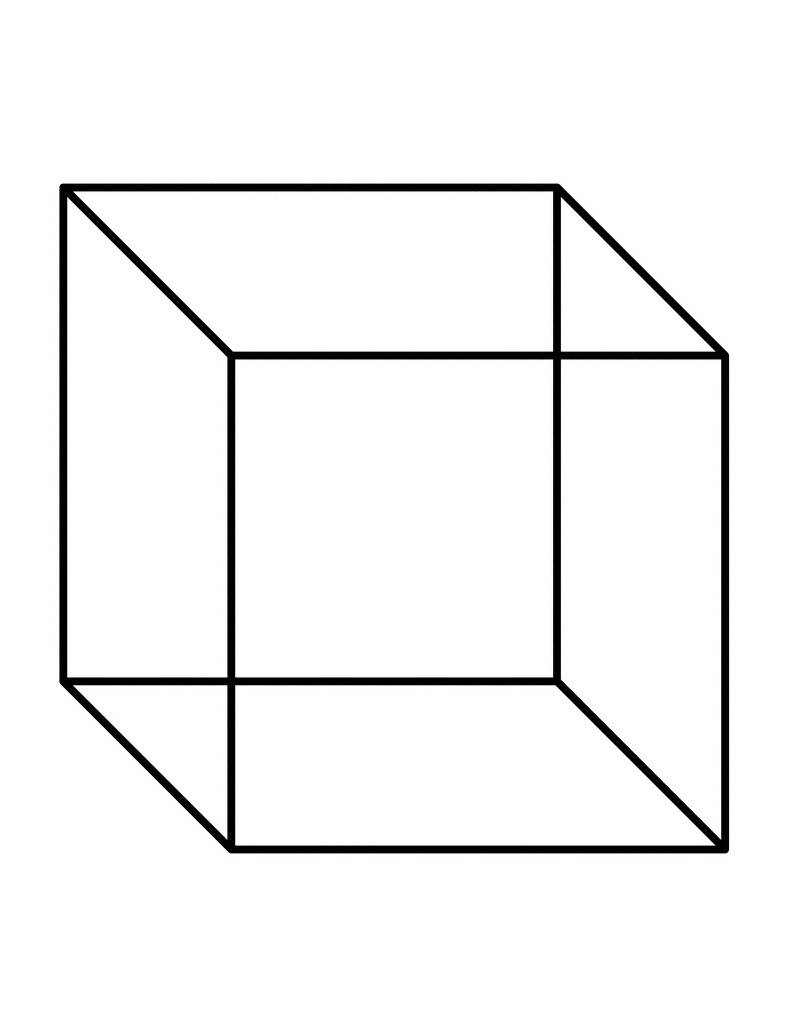
#> input picture data/1.jpg, 791 x 1024 px, found by its file name; its folder holds only this picture in this run
$ python HarrisCornerDetector.py
#> lines starting #> are read from the running program, lines starting #| are printed output that depends on the picture
import os
import numpy as np
import cv2
import matplotlib.pyplot as plt

def filter2D(image, kernel):
    # Ensure the kernel has odd dimensions
    assert kernel.shape[0] % 2 == 1 and kernel.shape[1] % 2 == 1, "Kernel dimensions must be odd"

    # Pad the image with zeros to handle borders
    padded_image = np.pad(image, ((1, 1), (1, 1)), mode='constant')

    # Compute convolution
    filtered_image = np.zeros_like(image)
    for i in range(image.shape[0]):
        for j in range(image.shape[1]):
            patch = padded_image[i:i+kernel.shape[0], j:j+kernel.shape[1]]
            filtered_image[i, j] = np.sum(patch * kernel)

    return filtered_image

def gaussian_blur(image, kernel_size=3, sigma=1.0):
    # Create Gaussian kernel
    x, y = np.meshgrid(np.arange(kernel_size), np.arange(kernel_size))
    kernel = np.exp(-0.5 * (np.square(x - kernel_size // 2) + np.square(y - kernel_size // 2)) / (sigma ** 2))
    kernel /= np.sum(kernel)  # Normalize the kernel

    # Apply convolution
    blurred_image = np.convolve(image.ravel(), kernel.ravel(), mode='same').reshape(image.shape)

    return blurred_image

def sobel_operator(image):
    # Define Sobel kernels
    kernel_x = np.array([[-1, 0, 1], [-2, 0, 2], [-1, 0, 1]])
    kernel_y = np.array([[-1, -2, -1], [0, 0, 0], [1, 2, 1]])

    # Compute gradients
    #gradient_x = np.convolve(image.ravel(), kernel_x.ravel(), mode='same').reshape(image.shape)
    #gradient_y = np.convolve(image.ravel(), kernel_y.ravel(), mode='same').reshape(image.shape)
    gradient_x=filter2D(image,kernel_x)
    gradient_y=filter2D(image,kernel_y)

    return gradient_x, gradient_y

def process_images_in_folder(folder_path):
    # Iterate over files in the folder
#> called with folder_path = 'data'
    for filename in os.listdir(folder_path):
        if filename.endswith('.jpg') or filename.endswith('.png'):  # Consider only image files
            # Read image using cv2
            image_path = os.path.join(folder_path, filename)
            image = cv2.imread(image_path, cv2.IMREAD_GRAYSCALE)
#> image is the input picture: shape (1024, 791); min 0, max 255, mean 243.1

            # Convert image to floating point
            image = image.astype(np.float64)

            # Step 1: Compute image gradients over a small region
            Ix, Iy = sobel_operator(image)
#> after the loop in filter2D, `for i in range(image.shape[0]):`:
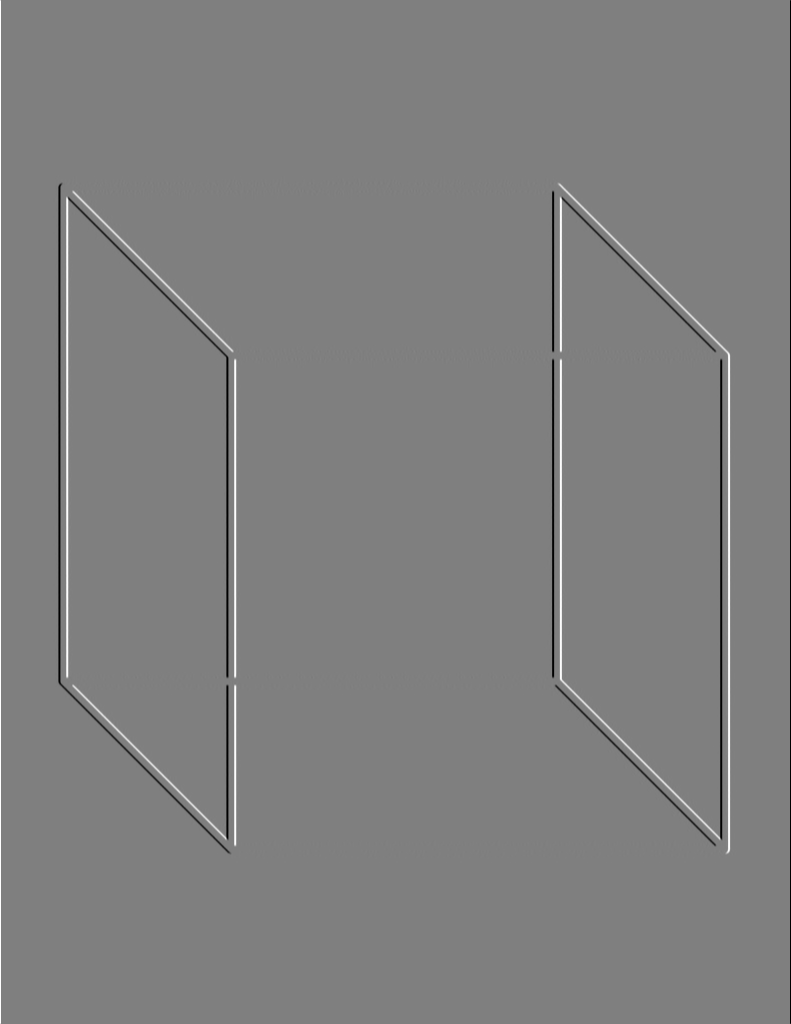
#> filtered_image: shape (1024, 791) float64; min -1020, max 1020, mean 0; drawn with min black and max white
#> after the loop in filter2D (call 2), `for i in range(image.shape[0]):`:
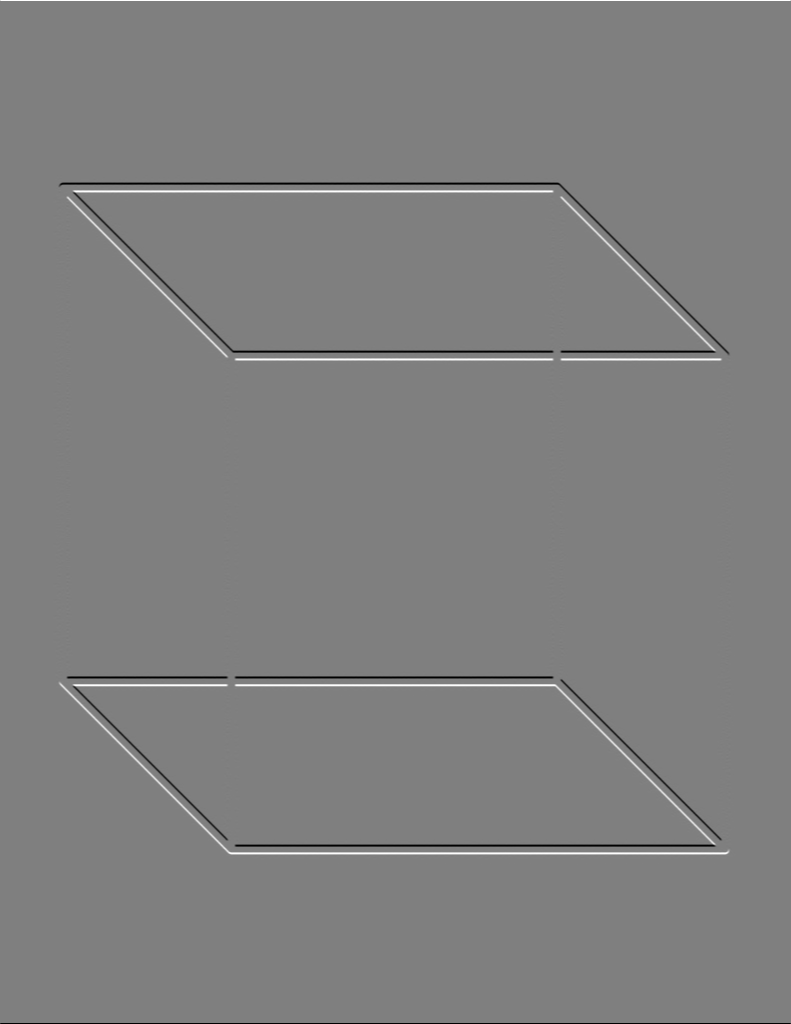
#> filtered_image: shape (1024, 791) float64; min -1020, max 1020, mean 0; drawn with min black and max white

            # Step 2: Subtract mean from each image gradient
            Ix_mean = np.mean(Ix)
#> Ix_mean = 0
            Iy_mean = np.mean(Iy)
#> Iy_mean = 0
            Ix -= Ix_mean
            Iy -= Iy_mean

            # Step 3: Compute the covariance matrix
            IxIx = Ix * Ix
            IxIy = Ix * Iy
            IyIy = Iy * Iy
            IxIx_blurred = gaussian_blur(IxIx)
            IxIy_blurred = gaussian_blur(IxIy)
            IyIy_blurred = gaussian_blur(IyIy)

            # Step 4: Compute response using Harris corner detector
            k = 0.001
            det = IxIx_blurred * IyIy_blurred - IxIy_blurred * IxIy_blurred
            trace = IxIx_blurred + IyIy_blurred
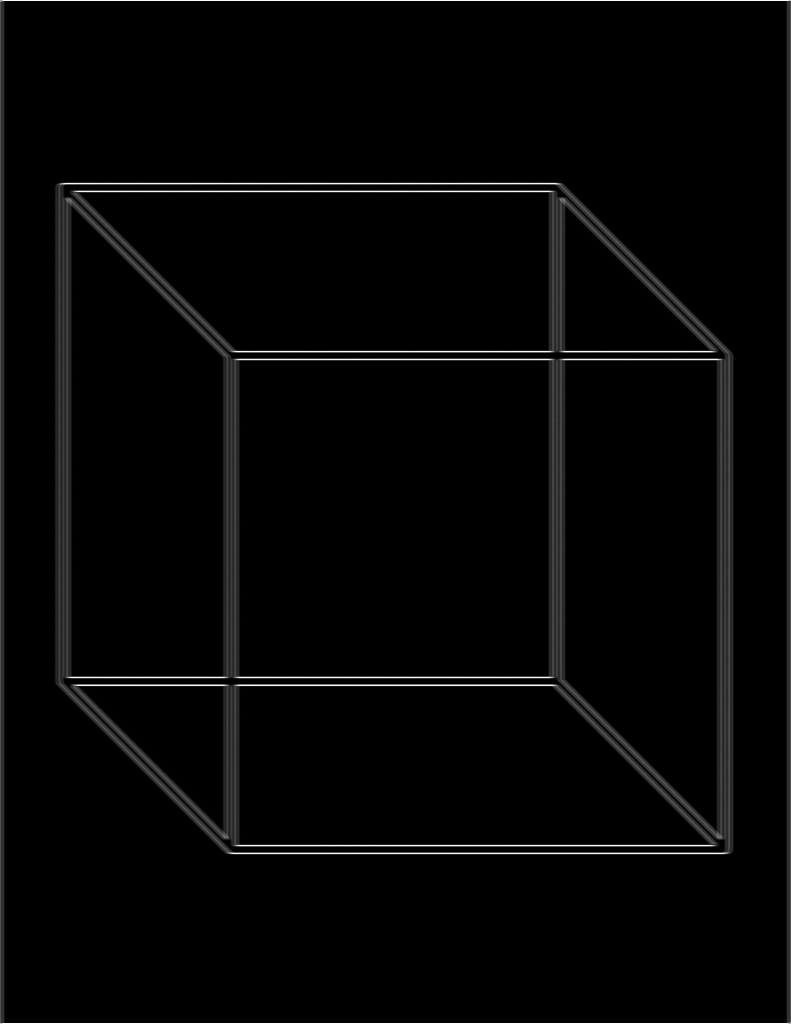
#> trace: shape (1024, 791) float64; min 0, max 1056505.6, mean 23700; drawn with min black and max white
            #response = det / (trace + k)
            response =det-k*(trace*trace)

            # Step 5: Use threshold on response to detect corners
            threshold = 0.01 * np.max(response)
#> threshold = 1.35e+09
            corners_scratch = np.argwhere(response > threshold)
#> corners_scratch = 652 pairs, first value 0 to 1023, second value 0 to 790

            # Detect corners using cv2.cornerHarris
            corners_opencv = cv2.cornerHarris(np.uint8(image), 2, 3, 0.094)
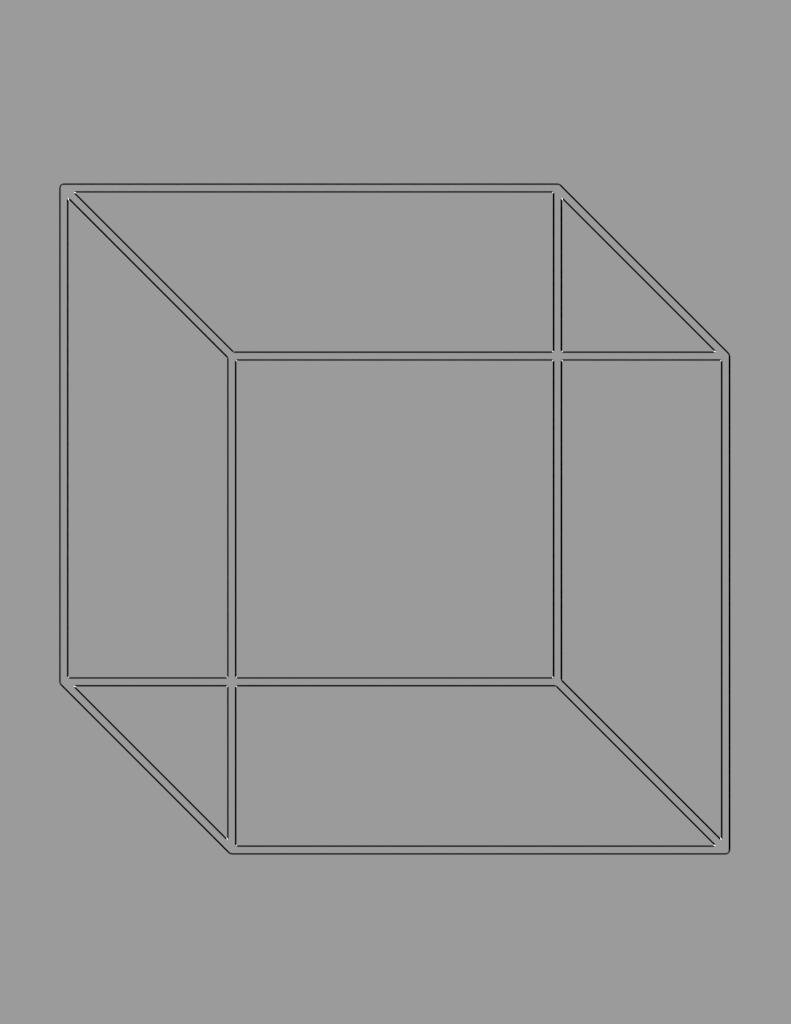
#> corners_opencv: shape (1024, 791) float32; min -0.0717, max 0.0461, mean -0.000985; drawn with min black and max white
            corners_opencv = cv2.dilate(corners_opencv, None)
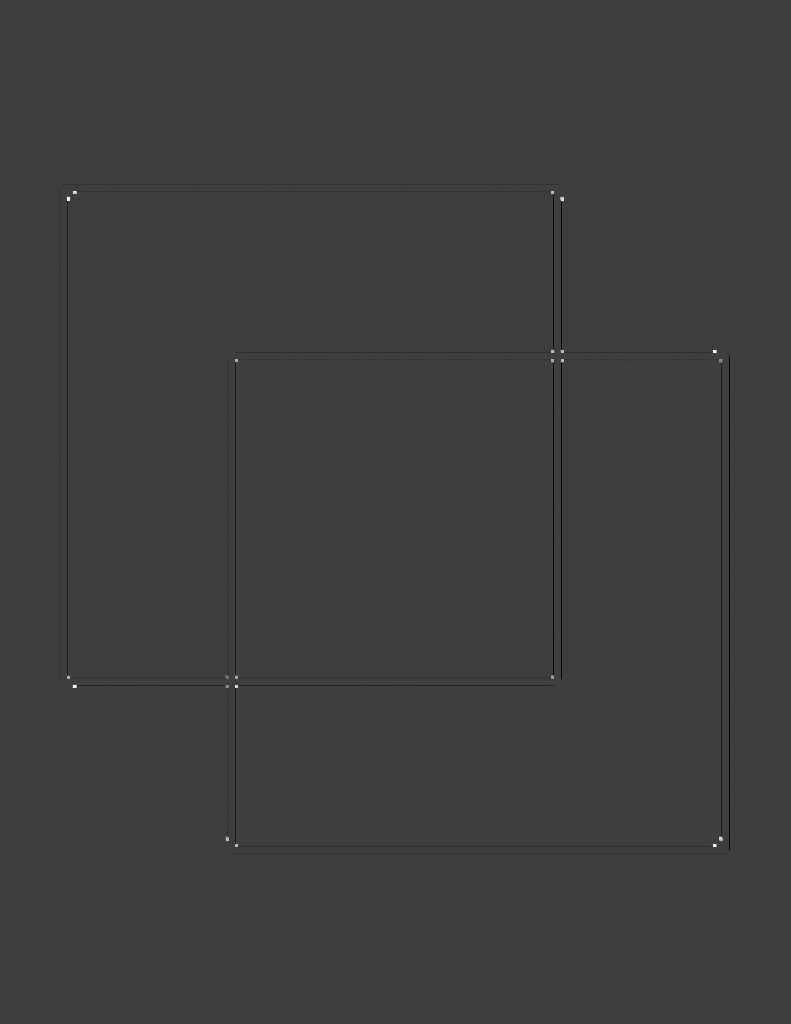
#> corners_opencv: shape (1024, 791) float32; min -0.015, max 0.0461, mean -4.97e-05; drawn with min black and max white
            corners_opencv = np.argwhere(corners_opencv > 0.1 * corners_opencv.max())
#> corners_opencv = 279 pairs, first value 191 to 846, second value 67 to 722

            # Plot corners for scratch method and cv2.cornerHarris side by side
            fig, axes = plt.subplots(1, 2, figsize=(12, 6))

            axes[0].imshow(image, cmap='gray')
            axes[0].plot(corners_scratch[:, 1], corners_scratch[:, 0], 'ro', markersize=0.5)
            axes[0].set_title(f'Corners Detected (Scratch) - {filename}')
            axes[0].axis('off')

            axes[1].imshow(image, cmap='gray')
            axes[1].plot(corners_opencv[:, 1], corners_opencv[:, 0], 'bo', markersize=0.5)
            axes[1].set_title(f'Corners Detected (OpenCV) - {filename}')
            axes[1].axis('off')

            plt.show()
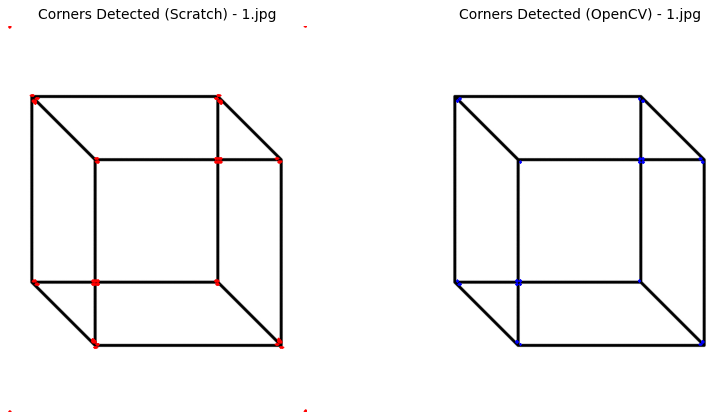
#> figure drawn by matplotlib, 2 panels

# Specify the folder containing images
folder_path = 'data'

# Process images in the folder
process_images_in_folder(folder_path)
